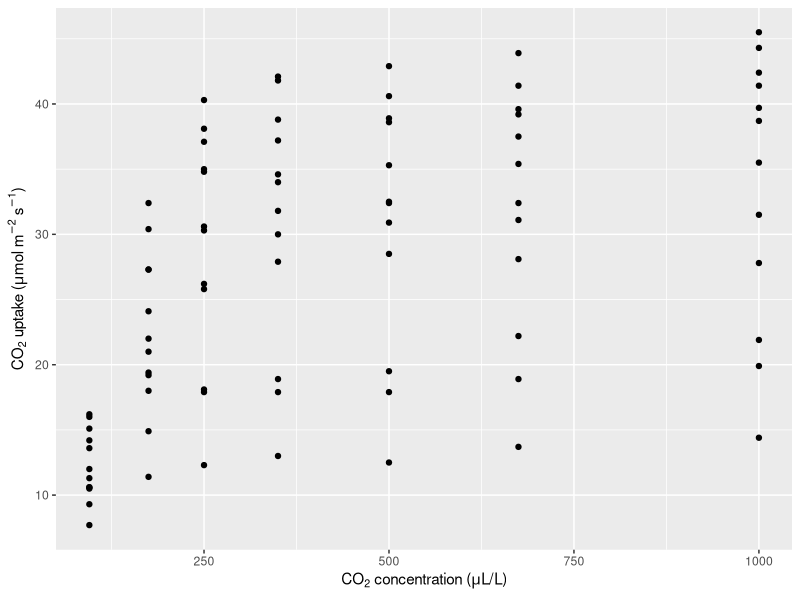
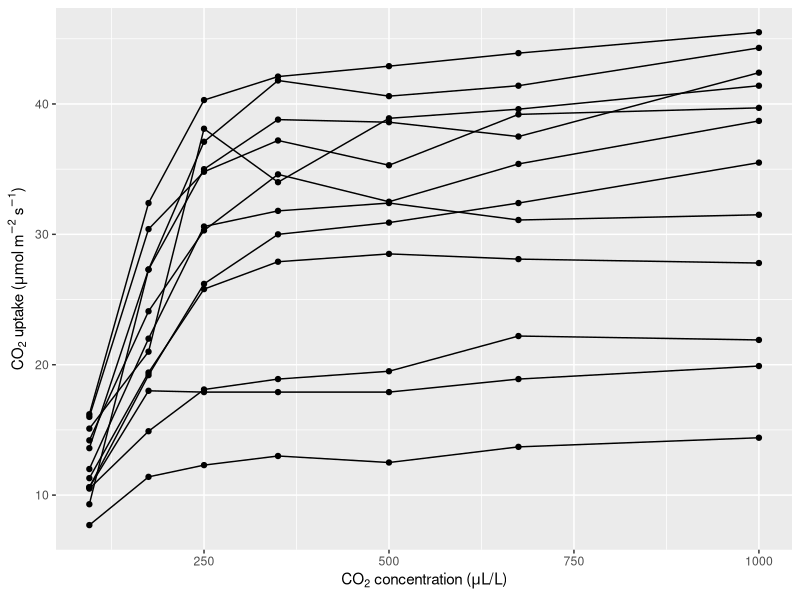
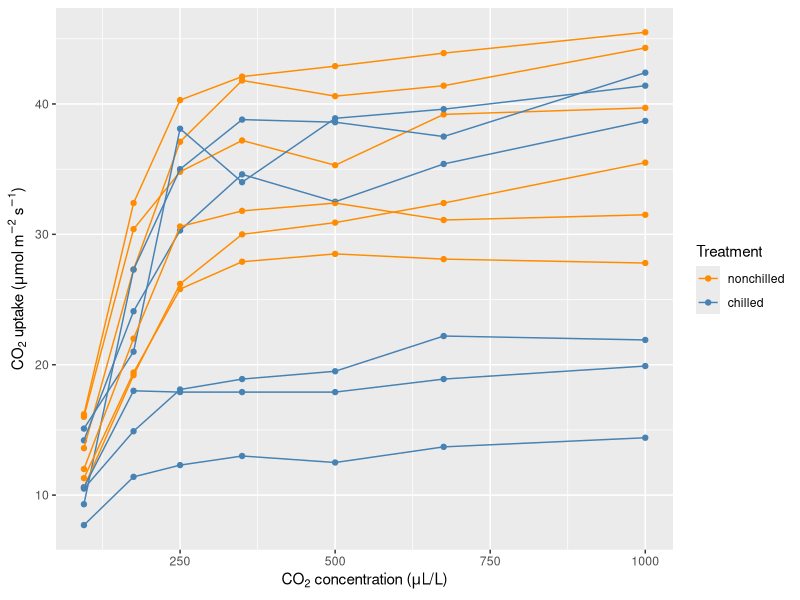
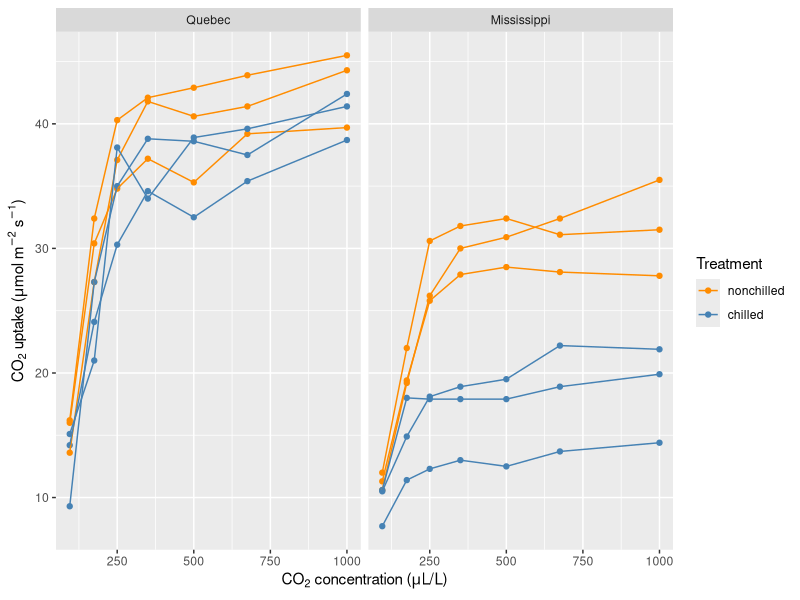

These charts were generated, in order, by the following R code:
## ---- chunk 1

knitr::opts_chunk$set(
  echo = TRUE,
  message = FALSE,
  warning = FALSE,
  cache = FALSE,
  fig.align = "center",
  fig.width = 5,
  fig.height = 4,
  dev = "png"
)
options(scipen = 999)
## ---- chunk 2
knitr::include_graphics(
  "https://upload.wikimedia.org/wikipedia/commons/1/19/Echinochloa_crus-galli01.jpg"
)
## ---- chunk 3
library(tidyverse)

co2 <-
  CO2 %>%
  as_tibble() %>%
  rename(Concentration = conc, Origin = Type, Uptake = uptake) %>%
  mutate(Plant = factor(Plant, ordered = FALSE))

ggplot(co2, aes(Concentration, Uptake)) +
  geom_point() +
  labs(
    x = expression(paste("CO"[2], " concentration (", mu, "L/L)")),
    y = expression(paste("CO"[2], " uptake (", mu, "mol ", m^{-2}, " ", s^{-1}, ")"))
  )
## ---- chunk 4
ggplot(co2, aes(Concentration, Uptake, group = Plant)) +
  geom_point() +
  geom_line() +
  labs(
    x = expression(paste("CO"[2], " concentration (", mu, "L/L)")),
    y = expression(paste("CO"[2], " uptake (", mu, "mol ", m^{-2}, " ", s^{-1}, ")"))
  )
## ---- chunk 5
ggplot(co2, aes(Concentration, Uptake, group = Plant, color = Treatment)) +
  geom_point() +
  geom_line() +
  scale_color_manual(values = c("dark orange", "steel blue")) +
  labs(
    x = expression(paste("CO"[2], " concentration (", mu, "L/L)")),
    y = expression(paste("CO"[2], " uptake (", mu, "mol ", m^{-2}, " ", s^{-1}, ")"))
  )
## ---- chunk 6
ggplot(co2, aes(Concentration, Uptake, group = Plant, color = Treatment)) +
  geom_point() +
  geom_line() +
  facet_wrap("Origin") + # or vars(Origin) or ~ Origin
  scale_color_manual(values = c("dark orange", "steel blue")) +
  labs(
    x = expression(paste("CO"[2], " concentration (", mu, "L/L)")),
    y = expression(paste("CO"[2], " uptake (", mu, "mol ", m^{-2}, " ", s^{-1}, ")"))
  )
## ---- chunk 7
co2_1000 <-
  co2 %>%
  filter(Concentration == 1000)

co2_1000 %>%
  group_by(Origin, Treatment) %>%
  summarise(Plants = n(), Mean_uptake = mean(Uptake), .groups = "drop") %>%
  knitr::kable(digits = 2)
## ---- chunk 8
plant_model <- lm(Uptake ~ 1 + Origin * Treatment, data = co2_1000)
summary(plant_model)
## ---- chunk 9
co2_1000_mississippi <-
  co2_1000 %>%
  mutate(Origin = relevel(Origin, ref = "Mississippi"))

mississippi_model <-
  lm(Uptake ~ Origin * Treatment, data = co2_1000_mississippi)

summary(mississippi_model)
